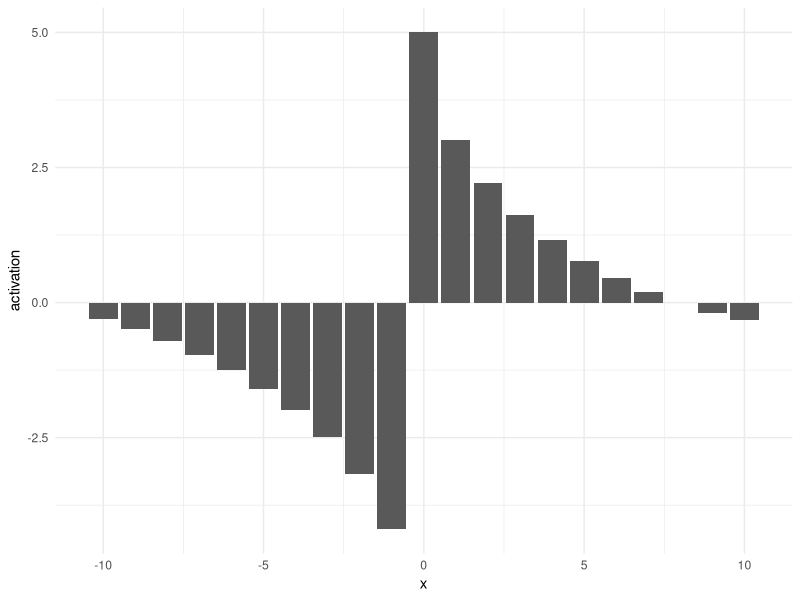

This chart was generated by the following R code:
## ---- chunk 1
#| label: fig-circular-indicators
#| warning: false
#| echo: false
#| message: false
#| fig-cap: |
#|   Non-trivial activation
#| fig-alt: |
#|   Bar chart. Balues along along the x-axis, numeric effect along the y-axis. 
#|   The activation takes negative valeus before 0, with larger and larger values
#|   as it gets closer. Only it hits zero it flips and become positive, and then
#|   goes back down. 
library(tidyverse)

tibble(
  x = seq(-10, 10),
  activation = case_when(
    x > 0 ~ 5 - sqrt(x) * 2 + x^2 * 0.01,
    x == 0 ~ 5,
    x < 0 ~ -(5 - log(-x + 0.5) * 2),
  )
) |>
  ggplot(aes(x, activation)) +
  geom_col() +
  theme_minimal()
